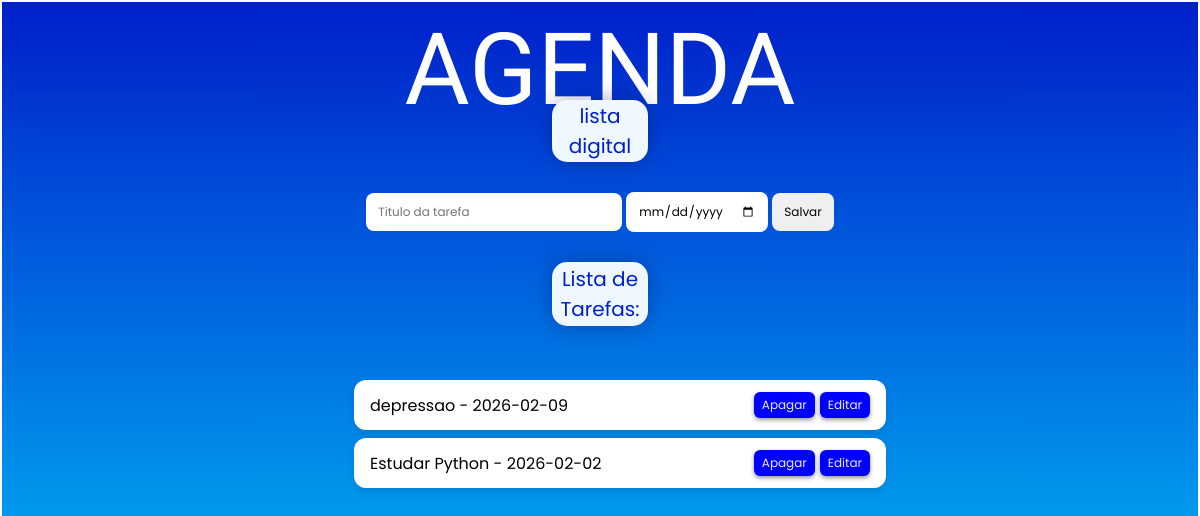
Page /agenda on the earlier database version.
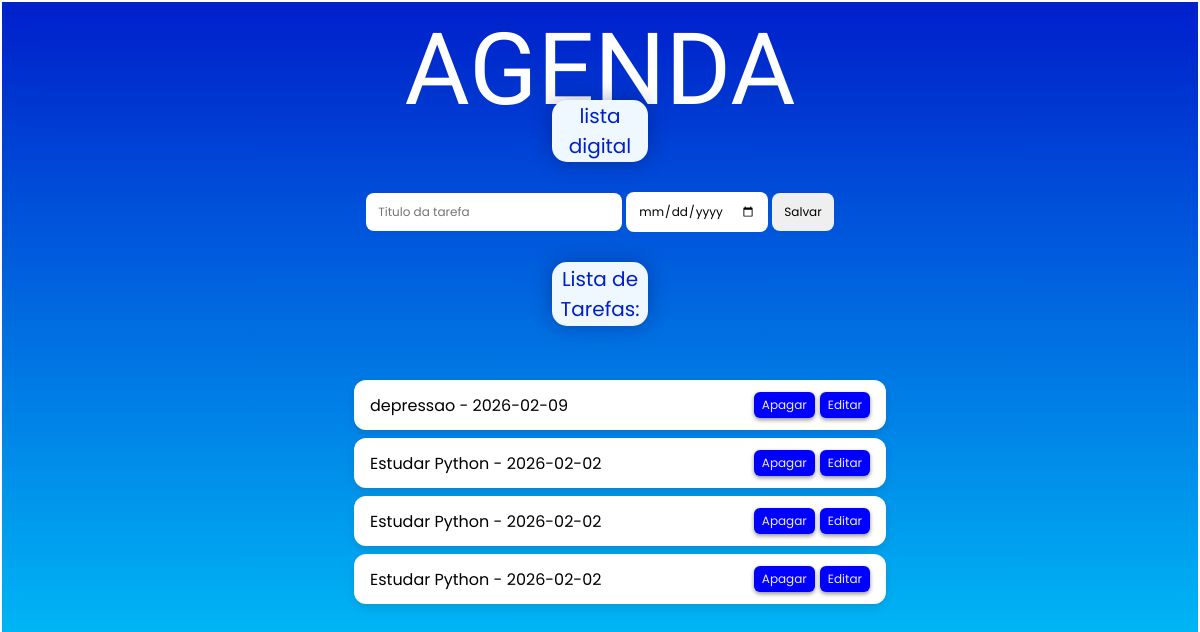
Same page on the later database version.
### tables this page shows
CREATE TABLE tarefas (
        id  INTEGER PRIMARY KEY AUTOINCREMENT,
        titulo_tarefa TEXT NOT NULL,
        data_conclusao TEXT);

### app.py (the view)
@app.route('/agenda', methods=['GET', 'POST'])
def agenda():
    tarefas = None
    if request.method == 'POST':
        titulo_tarefa = request.form ['titulo-tarefa']
        data_conclusao = request.form['data-conclusao']
        tarefa = Tarefa(titulo_tarefa, data_conclusao)
        tarefa.salvar_tarefa()
    tarefas = Tarefa.obter_tarefas()
    return render_template('agenda.html', titulo= 'Agenda', tarefas=tarefas)

### models/database.py (called while the page is built)
    def buscar_tudo(self, query: str, params: tuple = ()) -> list[Any]:
        self.cursor.execute(query, params)
        return self.cursor.fetchall()

    def close(self) -> None:
        self.connection.close()

    def __enter__(self) -> Self:
        return self

    def __exit__(self, exc_type: Optional[Type[BaseException]], exc_value: Optional[BaseException], tb: Optional[TracebackType]) -> None:
        if exc_type is not None:
            print("Se lascoukkk")
            print(f"Tipo: {exc_type.__name__}")
            print(f"menagem: {exc_value}")
            print("traceback completo")
            traceback.print_tb(tb)
        self.close()

### models/tarefa.py (called while the page is built)
    @classmethod
    def obter_tarefas(cls) -> list[Self]:
        with Database('./data/tarefas.sqlite3') as db:
            query: str = 'SELECT titulo_tarefa, data_conclusao, id FROM tarefas;'
            resultados: list[Any] = db.buscar_tudo(query)
            tarefas: list[Self] = [cls(titulo, data, id) for titulo, data, id in resultados]
            return tarefas

### templates/agenda.html (shortened to what this page needs)
{% extends "base.html" %}
{% block content %}
    <div class="subtitulo"><h2 class="poppins-regular">lista digital</h2></div>
    <form method="POST">
        <input type="text" name="titulo-tarefa" id="titulo-tarefa" placeholder="Titulo da tarefa"
        required class="poppins-regular" value="{{ tarefa_selecionada.titulo_tarefa if tarefa_selecionada else ''}}">
        <input type="date" name="data-conclusao" id="data-conclusao" class="poppins-regular" value="{{ tarefa_selecionada.data_conclusao if tarefa_selecionada else ''}}">
        <button type="submit" class="poppins-regular"> Salvar </button>
    </form>
<h2 class="subtitulo" id="listatitulo"> Lista de Tarefas: </h2>
{% if tarefas %}
    <ul>
        {% for tarefa in tarefas %}
            <li class="tarefa-card">{{ tarefa.titulo_tarefa }} - {{ tarefa.data_conclusao }}
            <a href="{{ url_for('delete', idTarefa=tarefa.id_tarefa) }}" id="apagar">Apagar</a>
            <a href="{{ url_for('update', idTarefa=tarefa.id_tarefa) }}" id="editar">Editar</a>
            </li>
        {%endfor%}
    </ul>
{% else %}
    <p class="poppins-regular" style="color: white;" id="nenhum">Nenhuma tarefa cadastrada.</p>
{% endif %}
{% endblock %}

### templates/base.html (shortened to what this page needs)
<!DOCTYPE html>
<html lang="pt-br">
<head>
    <link rel="stylesheet" href="{{url_for('static', filename='style.css')}}">
</head>
<body>
    <h1 class="modak-regular">{{ titulo }}</h1>
    {% block content %} {% endblock%}
</body>
</html>

### static/style.css (style rules this page uses)
html, body { height: 100%; margin: 0; }
body { display: flex; flex-direction: column; background: linear-gradient(to bottom, rgb(0, 31, 204), rgb(0, 221, 255)); text-align: center; border: 2px solid rgb(255, 255, 255); box-sizing: border-box; }
.modak-regular { font-family: "Modak", system-ui; font-weight: 400; font-style: normal; }
.poppins-regular { font-family: "Poppins", sans-serif; font-weight: 400; font-style: normal; }
h1 { text-align: center; font-size: 100px; margin-bottom: 30px; line-height: 1px; color: rgb(255, 255, 255); box-shadow: 10px 10px 50px rgb(0, 11, 73); text-transform: uppercase; }
h2 { text-align: center; font-size: 20px; margin-top: 1px; margin-bottom: 1px; color: rgb(0, 31, 204); font-weight: 300; }
.subtitulo { display: block; background-color: aliceblue; margin-left: 550px; margin-right: 550px; margin-bottom: 30px; border-radius: 15px; box-shadow: 0px 0px 20px rgba(0, 11, 73, 0.342); font-family: "Poppins", sans-serif; }
input[type="text"], input[type="date"] { padding: 10px 12px; font-size: 12px; border: none; border-radius: 8px; outline: none; transition: 0.3s; }
button { padding: 10px 12px; font-size: 12px; border: none; border-radius: 8px; outline: none; transition: 0.3s; }
.tarefa-card { font-family: "Poppins", sans-serif; background: #fff; border-radius: 12px; padding: 12px 16px; margin: 8px auto; max-width: 500px; display: flex; align-items: center; box-shadow: 0 4px 8px rgba(0,0,0,0.1); transition: transform 0.2s; }
#listatitulo { padding: 2px; margin-top: 30px; font-weight: 400; }
#apagar { justify-content: flex-end; text-align: right; text-decoration: none; color: #eeebff; font-size: 12px; padding: 4px 8px; border-radius: 6px; background-color: blue; box-shadow: 0 2px 4px rgba(0, 0, 0, 0.422); margin-left: auto; display: flex; }
#editar { justify-content: flex-end; text-align: right; text-decoration: none; color: #eeebff; font-size: 12px; padding: 4px 8px; border-radius: 6px; background-color: blue; box-shadow: 0 2px 4px rgba(0, 0, 0, 0.422); margin-left: 5px; display: flex; }

Differences in the rows shown:
added tarefas: titulo_tarefa "Estudar Python", data_conclusao "2026-02-02"
added tarefas: titulo_tarefa "Estudar Python", data_conclusao "2026-02-02"
